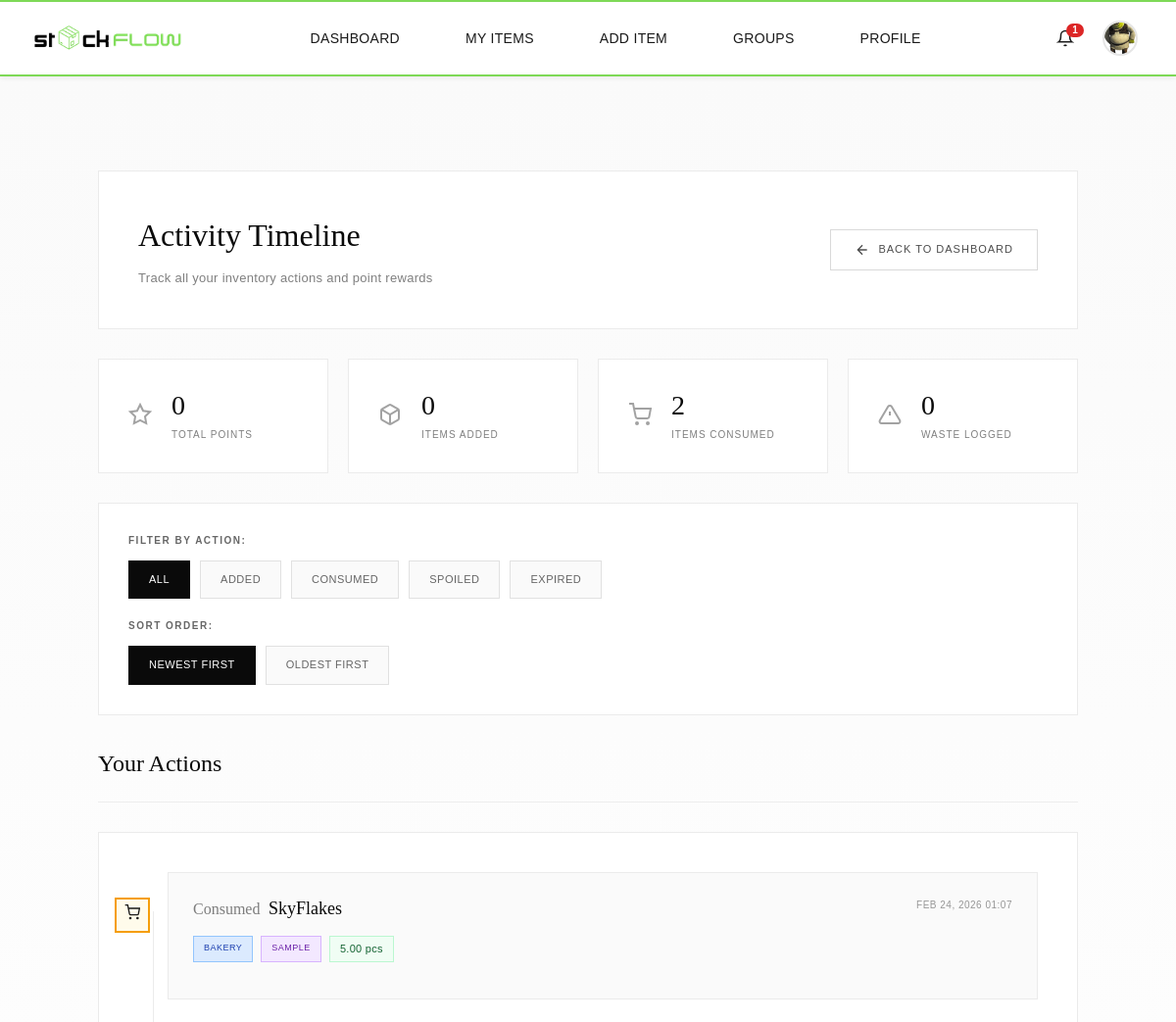
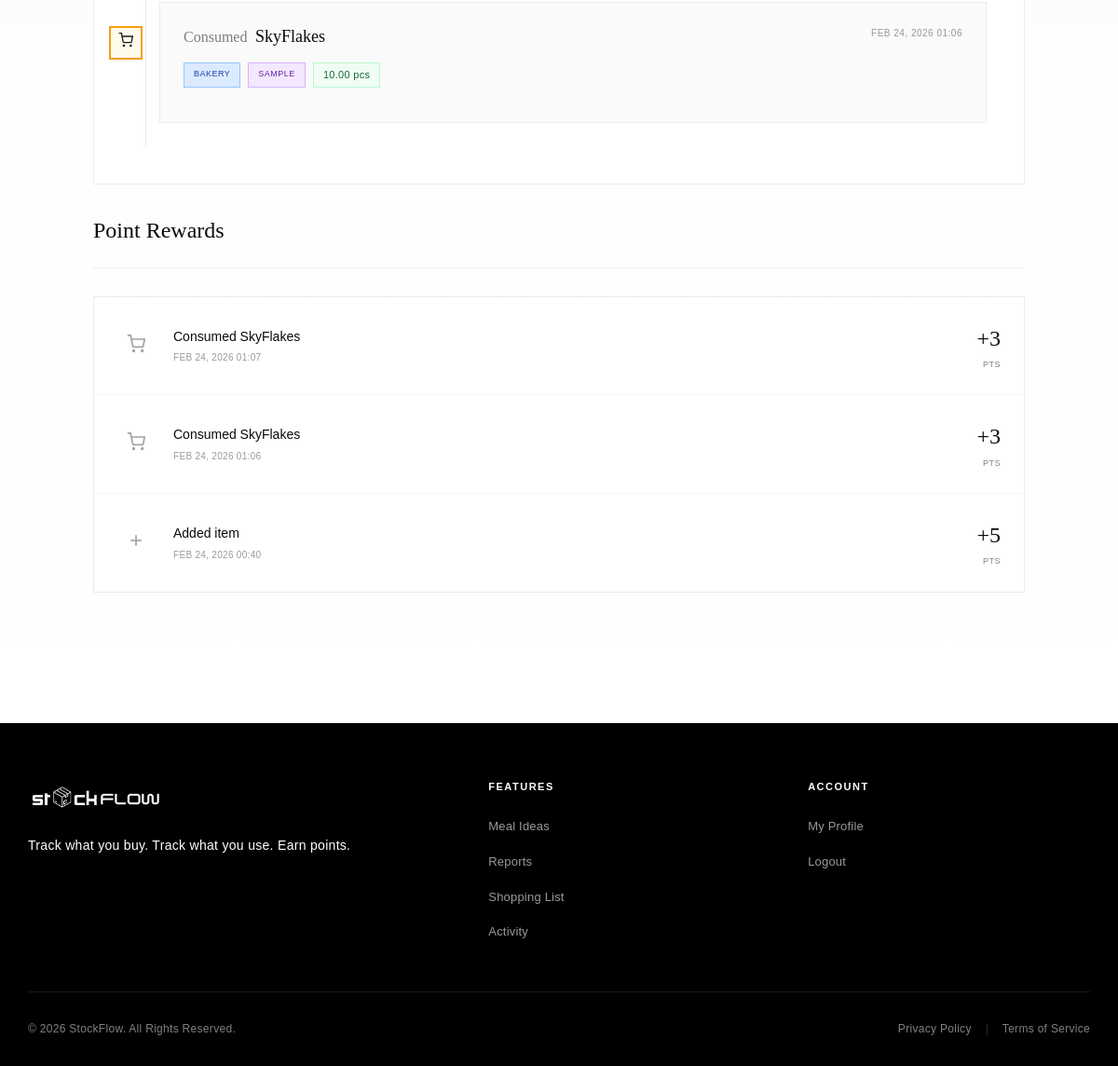
Page /user/activity.php (signed in) on the committed database (2 pictures, top to bottom).
### tables this page shows
CREATE TABLE `users` (
  `user_id` int(11) NOT NULL,
  `full_name` varchar(255) NOT NULL,
  `email` varchar(255) NOT NULL,
  `password` varchar(1000) NOT NULL,
  `img_name` varchar(255) DEFAULT NULL,
  `is_active` tinyint(1) DEFAULT 1,
  `last_login` timestamp NULL DEFAULT NULL,
  `role` enum('customer','grocery_admin') DEFAULT 'customer',
  `store_id` int(11) DEFAULT NULL,
  `created_at` timestamp NOT NULL DEFAULT current_timestamp(),
  `updated_at` timestamp NOT NULL DEFAULT current_timestamp() ON UPDATE current_timestamp()
);

CREATE TABLE `user_points` (
  `user_id` int(11) NOT NULL,
  `total_points` int(11) DEFAULT 0,
  `last_updated` timestamp NOT NULL DEFAULT current_timestamp() ON UPDATE current_timestamp()
);

CREATE TABLE `customer_inventory_updates` (
  `update_id` int(11) NOT NULL,
  `item_id` int(11) NOT NULL,
  `update_type` enum('added','consumed','spoiled','expired') NOT NULL,
  `quantity_change` decimal(10,2) NOT NULL,
  `updated_by` int(11) NOT NULL,
  `update_date` timestamp NOT NULL DEFAULT current_timestamp(),
  `notes` text DEFAULT NULL
);

CREATE TABLE `customer_items` (
  `item_id` int(11) NOT NULL,
  `item_name` varchar(255) NOT NULL,
  `barcode` varchar(100) DEFAULT NULL,
  `catalog_id` int(11) DEFAULT NULL,
  `category_id` int(11) NOT NULL,
  `group_id` int(11) NOT NULL,
  `quantity` decimal(10,2) NOT NULL,
  `unit` varchar(50) NOT NULL,
  `purchase_date` date NOT NULL,
  `expiry_date` date NOT NULL,
  `expiry_status` enum('fresh','near_expiry','expired') DEFAULT 'fresh',
  `alert_flag` tinyint(1) DEFAULT 0,
  `purchased_from` varchar(255) DEFAULT NULL,
  `created_by` int(11) NOT NULL,
  `date_added` timestamp NOT NULL DEFAULT current_timestamp(),
  `last_updated` timestamp NOT NULL DEFAULT current_timestamp() ON UPDATE current_timestamp()
);

CREATE TABLE `categories` (
  `category_id` int(11) NOT NULL,
  `category_name` varchar(100) NOT NULL,
  `description` text DEFAULT NULL,
  `created_at` timestamp NOT NULL DEFAULT current_timestamp()
);

CREATE TABLE `groups` (
  `group_id` int(11) NOT NULL,
  `group_name` varchar(255) NOT NULL,
  `group_type` enum('household','co_living','small_business') NOT NULL,
  `created_by` int(11) NOT NULL,
  `invitation_code` varchar(50) DEFAULT NULL,
  `created_at` timestamp NOT NULL DEFAULT current_timestamp()
);

CREATE TABLE `points_log` (
  `log_id` int(11) NOT NULL,
  `user_id` int(11) NOT NULL,
  `action_type` enum('ADD_ITEM','CONSUME_ITEM','LOG_CONSUMPTION') NOT NULL,
  `points_earned` int(11) NOT NULL,
  `item_id` int(11) DEFAULT NULL,
  `action_date` timestamp NOT NULL DEFAULT current_timestamp()
);

### user/activity.php (the view, shortened to what the rows shown need)
<?php
require_once __DIR__ . '/../includes/config.php';
$conn = getDBConnection();
$user_id = getCurrentUserId();
$filter = isset($_GET['filter']) ? $_GET['filter'] : 'all';
$sort = isset($_GET['sort']) ? $_GET['sort'] : 'recent';
$where_clause = "WHERE ciu.updated_by = ?";
$query_params = [$user_id];
$param_types = "i";
$order_clause = ($sort === 'oldest') ? "ORDER BY ciu.update_date ASC" : "ORDER BY ciu.update_date DESC";
$activity_stmt = $conn->prepare("
    SELECT
        ciu.update_id,
        ciu.update_type,
        ciu.quantity_change,
        ciu.update_date,
        ciu.notes,
        ci.item_name,
        c.category_name,
        g.group_name,
        ci.unit
    FROM customer_inventory_updates ciu
    INNER JOIN customer_items ci ON ciu.item_id = ci.item_id
    INNER JOIN categories c ON ci.category_id = c.category_id
    INNER JOIN groups g ON ci.group_id = g.group_id
    $where_clause
    $order_clause
    LIMIT 100
");
if ($filter !== 'all') {
    $activity_stmt->bind_param($param_types, ...$query_params);
} else {
    $activity_stmt->bind_param($param_types, ...$query_params);
}
$activity_stmt->execute();
$activity_result = $activity_stmt->get_result();
$points_stmt = $conn->prepare("
    SELECT
        pl.log_id,
        pl.action_type,
        pl.points_earned,
        pl.action_date,
        ci.item_name,
        c.category_name
    FROM points_log pl
    LEFT JOIN customer_items ci ON pl.item_id = ci.item_id
    LEFT JOIN categories c ON ci.category_id = c.category_id
    WHERE pl.user_id = ?
    ORDER BY pl.action_date DESC
    LIMIT 50
");
$points_stmt->bind_param("i", $user_id);
$points_stmt->execute();
$points_result = $points_stmt->get_result();
$points_total_stmt = $conn->prepare("SELECT total_points FROM user_points WHERE user_id = ?");
$points_total_stmt->bind_param("i", $user_id);
$points_total_stmt->execute();
$points_total = $points_total_stmt->get_result()->fetch_assoc();
$pageCss = '<link rel="stylesheet" href="' . htmlspecialchars($baseUrl) . '/includes/style/pages/activity.css">';
require_once __DIR__ . '/../includes/header.php';
?>
<main class="activity-page">
    <div class="page-container">
        <div class="page-header">
            <div class="header-content">
                <h1 class="page-title">Activity Timeline</h1>
            </div>
        </div>
        <div class="activity-stats">
            <div class="stat-card">
                <div class="stat-content">
                    <div class="stat-value"><?php echo number_format($points_total['total_points'] ?? 0); ?></div>
                    <div class="stat-label">Total Points</div>
                </div>
            </div>
        </div>
        <div class="activity-timeline">
            <h2 class="timeline-title">Your Actions</h2>
            <?php if ($activity_result->num_rows === 0): ?>
                <div class="empty-state">
                    <svg width="48" height="48" viewBox="0 0 24 24" fill="none" stroke="currentColor" stroke-width="1.5">
                        <circle cx="12" cy="12" r="10"/><polyline points="12 6 12 12 16 14"/>
                    </svg>
                    <h3>No activity yet</h3>
                    <p>Start adding items or logging consumption to see your activity timeline here.</p>
                </div>
            <?php else: ?>
                <div class="timeline">
                    <?php while ($activity = $activity_result->fetch_assoc()): ?>
                        <?php
                            $icon_svg = '';
                            $action_label = 'Unknown';
                            $action_class = 'neutral';
                            switch ($activity['update_type']) {
                                case 'consumed':
                                    $icon_svg = '<svg width="16" height="16" viewBox="0 0 24 24" fill="none" stroke="currentColor" stroke-width="2"><circle cx="9" cy="21" r="1"/><circle cx="20" cy="21" r="1"/><path d="M1 1h4l2.68 13.39a2 2 0 0 0 2 1.61h9.72a2 2 0 0 0 2-1.61L23 6H6"/></svg>';
                                    $action_label = 'Consumed';
                                    $action_class = 'consumed';
                                    break;
                            }
                        ?>
                        <div class="timeline-item activity-<?php echo $action_class; ?>">
                            <div class="timeline-marker">
                                <span class="timeline-icon"><?php echo $icon_svg; ?></span>
                            </div>
                            <div class="timeline-content">
                                <div class="timeline-header">
                                    <h3 class="activity-action">
                                        <span class="action-label"><?php echo $action_label; ?></span>
                                        <span class="item-name"><?php echo htmlspecialchars($activity['item_name']); ?></span>
                                    </h3>
                                    <span class="timeline-date"><?php echo date('M d, Y H:i', strtotime($activity['update_date'])); ?></span>
                                </div>
                                <div class="timeline-meta">
                                    <span class="badge badge-category"><?php echo htmlspecialchars($activity['category_name']); ?></span>
                                    <span class="badge badge-group"><?php echo htmlspecialchars($activity['group_name']); ?></span>
                                    <span class="quantity">
                                        <?php echo number_format($activity['quantity_change'], 2); ?> <?php echo htmlspecialchars($activity['unit']); ?>
                                    </span>
                                </div>
                            </div>
                        </div>
                    <?php endwhile; ?>
                </div>
            <?php endif; ?>
        </div>
        <div class="points-history">
            <h2 class="timeline-title">Point Rewards</h2>
            <?php if ($points_result->num_rows === 0): ?>
                <p class="empty-text">No points earned yet. Start tracking items to earn points!</p>
            <?php else: ?>
                <div class="points-list">
                    <?php while ($point = $points_result->fetch_assoc()): ?>
                        <?php
                            $action_text = '';
                            $icon_svg = '<svg width="20" height="20" viewBox="0 0 24 24" fill="none" stroke="currentColor" stroke-width="2"><polygon points="12 2 15.09 8.26 22 9.27 17 14.14 18.18 21.02 12 17.77 5.82 21.02 7 14.14 2 9.27 8.91 8.26 12 2"/></svg>';
                            if ($point['action_type'] === 'ADD_ITEM') {
                                $action_text = 'Added ' . htmlspecialchars($point['item_name'] ?? 'item');
                                $icon_svg = '<svg width="20" height="20" viewBox="0 0 24 24" fill="none" stroke="currentColor" stroke-width="2"><line x1="12" y1="5" x2="12" y2="19"/><line x1="5" y1="12" x2="19" y2="12"/></svg>';
                            } elseif ($point['action_type'] === 'CONSUME_ITEM' || $point['action_type'] === 'LOG_CONSUMPTION') {
                                $action_text = 'Consumed ' . htmlspecialchars($point['item_name'] ?? 'item');
                                $icon_svg = '<svg width="20" height="20" viewBox="0 0 24 24" fill="none" stroke="currentColor" stroke-width="2"><circle cx="9" cy="21" r="1"/><circle cx="20" cy="21" r="1"/><path d="M1 1h4l2.68 13.39a2 2 0 0 0 2 1.61h9.72a2 2 0 0 0 2-1.61L23 6H6"/></svg>';
                            }
                        ?>
                        <div class="points-item">
                            <div class="points-icon"><?php echo $icon_svg; ?></div>
                            <div class="points-info">
                                <p class="points-action"><?php echo $action_text; ?></p>
                                <p class="points-timestamp"><?php echo date('M d, Y H:i', strtotime($point['action_date'])); ?></p>
                            </div>
                            <div class="points-amount">
                                <span class="points-value">+<?php echo $point['points_earned']; ?></span>
                                <span class="points-unit">pts</span>
                            </div>
                        </div>
                    <?php endwhile; ?>
                </div>
            <?php endif; ?>
        </div>
    </div>
</main>
<?php require_once __DIR__ . '/../includes/footer.php'; ?>

### includes/header.php (shortened to what the rows shown need)
<!DOCTYPE html>
<html lang="en">
<head>
    <link rel="stylesheet" href="<?php echo htmlspecialchars($baseUrl); ?>/css/style.css">
    <?php if (isset($pageCss)) echo $pageCss; ?>
    <link rel="stylesheet" href="<?php echo htmlspecialchars($baseUrl); ?>/includes/style/components/header-extras.css">
</head>
<body>
<?php if (isLoggedIn()):
    $header_user_id = (int) $_SESSION['user_id'];
    $header_stmt = $conn->prepare("SELECT full_name, img_name, role FROM users WHERE user_id = ?");
    $header_stmt->bind_param("i", $header_user_id);
    $header_stmt->execute();
    $header_result = $header_stmt->get_result();
    $header_user = $header_result->fetch_assoc();
    $profile_pic = htmlspecialchars($baseUrl) . '/images/profile_pictures/' . htmlspecialchars($header_user['img_name']);
    $current_role = getCurrentUserRole();
?>
<header class="header-container">
    <div class="header-main">
        <a href="<?php echo htmlspecialchars($baseUrl); ?>/index.php" class="logo">
            <img src="<?php echo htmlspecialchars($baseUrl); ?>/assets/logo/logo1.png" alt="StockFlow" class="logo-img">
        </a>
        <nav class="nav-container" id="mobile-nav">
            <ul class="main-nav">
                <?php if ($current_role === 'grocery_admin'): ?>
                    <li><a href="<?php echo htmlspecialchars($baseUrl); ?>/grocery/grocery_dashboard.php" class="nav-link">Dashboard</a></li>
                    <li><a href="<?php echo htmlspecialchars($baseUrl); ?>/grocery/items/grocery_items.php" class="nav-link">Inventory</a></li>
                    <li><a href="<?php echo htmlspecialchars($baseUrl); ?>/grocery/purchase_orders/index.php" class="nav-link">Purchase Orders</a></li>
                    <li><a href="<?php echo htmlspecialchars($baseUrl); ?>/grocery/product_catalog/view_product_catalog.php" class="nav-link">Product Catalog</a></li>
                    <li><a href="<?php echo htmlspecialchars($baseUrl); ?>/grocery/suppliers/view_suppliers.php" class="nav-link">Suppliers</a></li>
                <?php else: ?>
                    <li><a href="<?php echo htmlspecialchars($baseUrl); ?>/user/dashboard.php" class="nav-link">Dashboard</a></li>
                    <li><a href="<?php echo htmlspecialchars($baseUrl); ?>/user/customer/item/my_items.php" class="nav-link">My Items</a></li>
                    <li><a href="<?php echo htmlspecialchars($baseUrl); ?>/user/customer/item/add_item.php" class="nav-link">Add Item</a></li>
                    <li><a href="<?php echo htmlspecialchars($baseUrl); ?>/user/customer/groups/my_groups.php" class="nav-link">Groups</a></li>
                    <li><a href="<?php echo htmlspecialchars($baseUrl); ?>/user/profile/profile.php" class="nav-link">Profile</a></li>
                <?php endif; ?>
            </ul>
        </nav>
        <div class="header-right-actions">
            <?php include __DIR__ . '/notification_bell.php'; ?>
            <div class="account-dropdown-wrapper">
                <button class="icon-btn account-dropdown-btn" aria-label="Account" type="button">
                    <img src="<?php echo $profile_pic; ?>"
                         alt="Profile"
                         class="account-profile-img"
                         onerror="this.src='<?php echo htmlspecialchars($baseUrl); ?>/user/images/profile_pictures/nopfp.jpg';">
                </button>
            </div>
        </div>
    </div>
</header>
<?php endif; ?>
</body>
</html>

### rows in the picture
users: img_name (picture)
user_points: total_points "0"
customer_inventory_updates: update_type "Consumed", item.item_name "SkyFlakes", update_date "FEB 24, 2026 01:07", categories.category_name "BAKERY", groups.group_name "SAMPLE", quantity_change "5.00", item.unit "pcs"
customer_inventory_updates: update_type "Consumed", item.item_name "SkyFlakes", update_date "FEB 24, 2026 01:06", categories.category_name "BAKERY", groups.group_name "SAMPLE", quantity_change "10.00", item.unit "pcs"
points_log: action_type "CONSUME_ITEM" (drawn), item.item_name "Consumed SkyFlakes", action_date "FEB 24, 2026 01:07", points_earned "3"
points_log: action_type "CONSUME_ITEM" (drawn), item.item_name "Consumed SkyFlakes", action_date "FEB 24, 2026 01:06", points_earned "3"
points_log: action_type "ADD_ITEM" (drawn), action_text "Added item", action_date "FEB 24, 2026 00:40", points_earned "5"

### other values in the picture
$unread "1"
$stats['items_added'] "0"
$stats['items_consumed'] "2"
